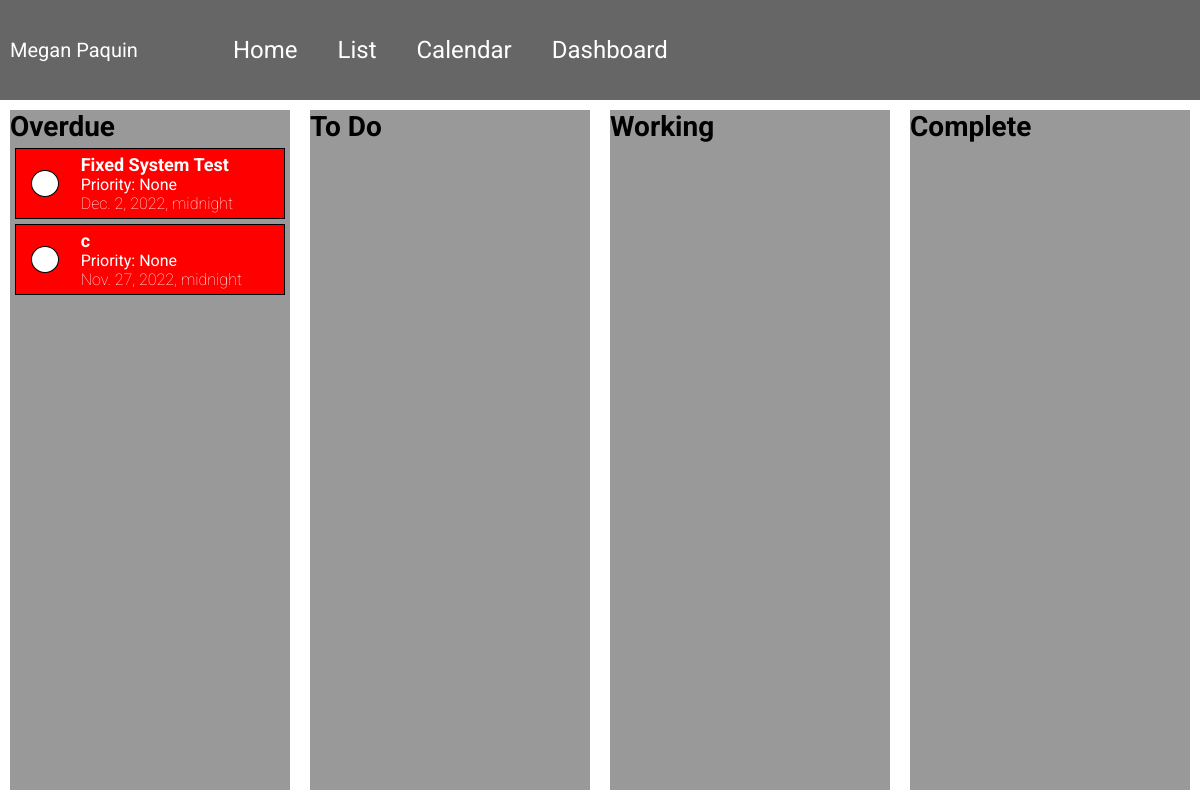
The page /list (signed in) on the database as committed earlier.
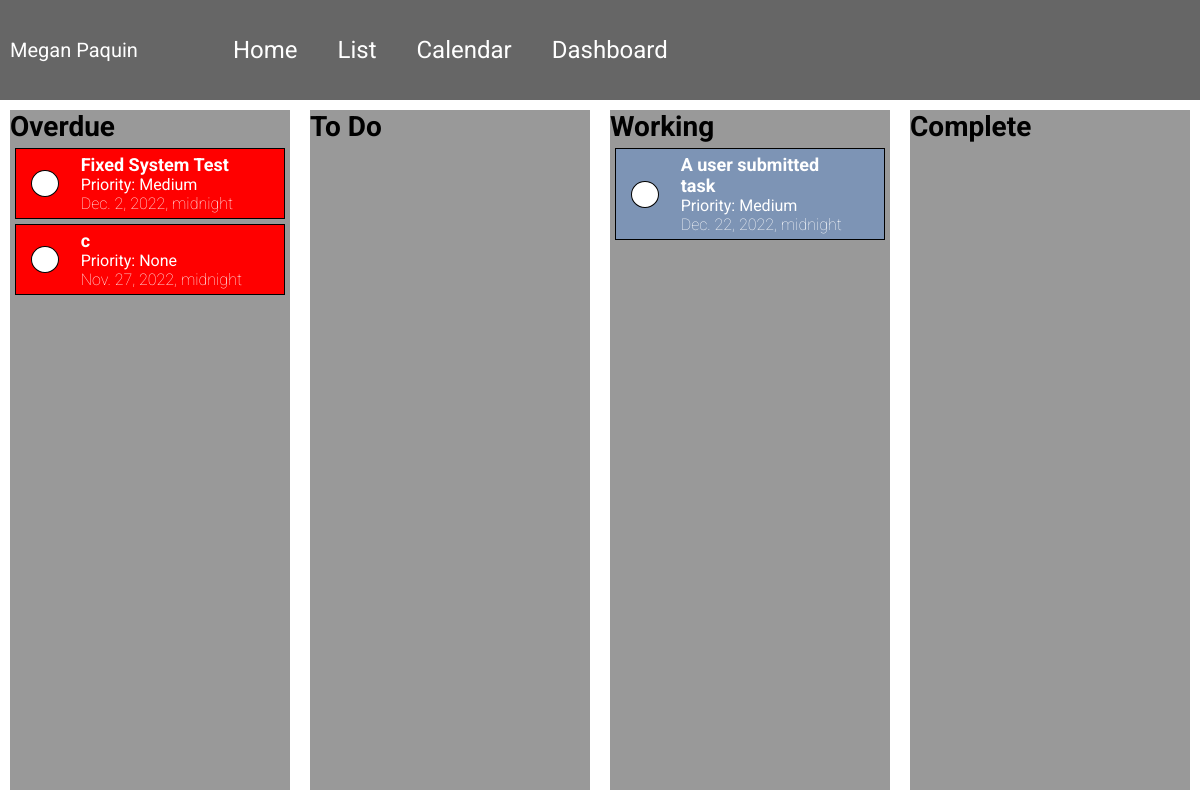
The same page on the database as committed later.
### accounts/models.py (models this page shows, shortened)
class CustomUser(AbstractBaseUser, PermissionsMixin):
    email = models.EmailField(_('email address'), unique=True)
    is_staff = models.BooleanField(default=False)
    is_active = models.BooleanField(default=True)
    date_joined = models.DateTimeField(default=timezone.now)
    USERNAME_FIELD = 'email'
    REQUIRED_FIELDS = []
    color = models.CharField(max_length=7, default="#FFFFFF")
    first_name = models.CharField(max_length=128)
    last_name = models.CharField(max_length=128)
    phone = models.CharField(max_length=9, null=True)
    image = models.ImageField(upload_to='images/')
    objects = CustomUserManager()

### tasks/models.py (models this page shows, shortened)
class Task(models.Model):
    task_name = models.CharField(max_length=120)
    task_summary = models.TextField()
    task_details = models.TextField()
    created_on = models.DateTimeField(auto_now_add=True)
    deadline = models.DateTimeField()
    assignee = models.ForeignKey(
        get_user_model(),
        on_delete=models.CASCADE,
        related_name="task_assignee"
    )
    author = models.ForeignKey(
        get_user_model(),
        on_delete=models.CASCADE,
        related_name="task_author"
    )
    status = models.ForeignKey(
        Status,
        on_delete=models.CASCADE,
        blank = True,
        null = True
    )
    project = models.ForeignKey(
        Project,
        on_delete=models.CASCADE,
        blank=True,
        null=True
    )
    priority = models.ForeignKey(
        Priority,
        on_delete=models.CASCADE,
        blank = True,
        null = True
    )

class Priority(models.Model):
    name = models.CharField(max_length=128)
    description = models.CharField(max_length=128)
    def __str__(self):
        return self.name

### pages/views.py (the view)
# urls.py: path('list', ListPageView.as_view(), name="list"),
class ListPageView(TemplateView):
    template_name = "pages/list.html"
    model = Task
    def get_context_data(self, **kwargs):
        context = super().get_context_data(**kwargs)
        assigned = Status.objects.get(name="assigned")
        context['assigned_tasks'] = Task.objects.filter(status=assigned).order_by('deadline').reverse().filter(deadline__gt=datetime.today()).filter
        progress = Status.objects.get(name="in-progress")
        context['progress_tasks'] = Task.objects.filter(status=progress).order_by('deadline').reverse()
        complete = Status.objects.get(name="complete")
        context['complete_tasks'] = Task.objects.filter(status=complete).order_by('deadline').reverse()
        context['overdue_tasks'] = Task.objects.filter(deadline__lt=datetime.today()).filter(~Q(status=complete))
        return context

### templates/pages/list.html (shortened to what this page needs)
{% extends 'base.html' %}
{% load static %}
{% block links %}
    <link rel="stylesheet" href="{% static 'css/list.css' %}" />
{% endblock links %}
{% block contents %}
<div class="row-container">
    <div class="overdue-section">
        <h3>Overdue</h3>
        {% for task in overdue_tasks %}
            {% if user == task.assignee %}
            <a href="{% url 'task-detail' task.id %}">
                <div class="task-overdue">
                    <span class="circle"></span>
                    <div class="row-container">
                        <p class="title">{{ task.task_name }}</p>
                        <p class="priority">Priority: {{ task.priority }}</p>
                        <p class="due">{{ task.deadline }}</p>
                    </div>
                </div>
            </a>
            {% endif %}
        {% endfor %}
    </div>
    <div class="todo-section">
        <h3>To Do</h3>
    </div>
    <div class="working-section ">
        <h3>Working</h3>
        {% for task in progress_tasks %}
            {% if user == task.assignee %}
            <a href="{% url 'task-detail' task.id %}">
                <div class="task-due">
                    <span class="circle"></span>
                    <div class="row-container">
                        <p class="title">{{ task.task_name }}</p>
                        <p class="priority">Priority: {{ task.priority }}</p>
                        <p class="due">{{ task.deadline }}</p>
                    </div>
                </div>
            </a>
            {% endif %}
        {% endfor %}
    </div>
    <div class="complete-section">
        <h3>Complete</h3>
    </div>
</div>
{% endblock contents %}

### templates/base.html (shortened to what this page needs)
{% load static %}
<!DOCTYPE html>
<html lang="en">
<head>
    {% block links %}
    {% endblock links %}
    <link rel="stylesheet" href="{% static 'css/base.css' %}">
    <link rel="stylesheet" href="{% static 'css/page-layout.css' %}">
</head>
<body>
    <div class="row-container">
        <div class="column-container column">
            <div class="row-container top-nav">
                <div class="name-group">
                    {% if user.is_authenticated %}
                        <span>{{ user.first_name }}</span>
                        <span>{{ user.last_name }}</span>
                    {% endif %}
                </div>
                <a href="{% url 'home' %}">Home</a>
                <a href="{% url 'list' %}">List</a>
                <a href="{% url 'calendar' %}">Calendar</a>
                <a href="{% url 'dashboard' %}">Dashboard</a>
            </div>
            <div class="column-container contents">
                {% block contents %}
                {% endblock contents %}
            </div>
        </div>
    </div>
</body>
</html>

### static/css/list.css (style rules this page uses)
.overdue-section { flex: 1; height: calc(100vh - 120px); background-color: #999; margin: 10px; overflow: scroll; scroll-behavior: auto; }
.todo-section { flex: 1; height: calc(100vh - 120px); background-color: #999; margin: 10px; overflow: scroll; scroll-behavior: auto; }
.working-section { flex: 1; height: calc(100vh - 120px); background-color: #999; margin: 10px; overflow: scroll; scroll-behavior: auto; }
.complete-section { flex: 1; height: calc(100vh - 120px); background-color: #999; margin: 10px; overflow: scroll; scroll-behavior: auto; }
.title { font-size: 18px; font-weight: bold; width: 80%; }
.priority { font-size: 16px; width: 80%; }
.due { font-size: 16px; font-weight: lighter; width: 80%; }
.circle { border: 1px solid black; background-color: #FFF; width: 30px; height: 25px; border-radius: 50%; margin-left: 10px; }
.task-overdue { display: flex; flex-direction: row; align-items: center; border: 1px solid black; padding: 5px; margin: 5px; background-color: red; }
.task-due { display: flex; flex-direction: row; align-items: center; border: 1px solid black; padding: 5px; margin: 5px; background-color: #7D94B5; }

### static/css/base.css (style rules this page uses)
* { padding: 0; margin: 0; }
html { padding: 0; margin-right: 0; }
body { background-color: #333333; font-family: 'Roboto', sans-serif; color: #FFF; }
h3 { font-size: 28px; }
.row-container { display: flex; width: 100%; flex-direction: row; flex-wrap: wrap; justify-content: center; align-items: center; margin: 0; padding: 0; }
.column-container { display: flex; width: 100%; flex-direction: column; align-content: left; margin: 0; padding: 0; }
a { text-decoration: none; color: #FFF; }

### static/css/page-layout.css (style rules this page uses)
.column { flex: 5; width: 100%; }
.top-nav { background-color: #666; height: 100px; font-size: 24px; justify-content: left; }
.contents { background-color: #fff; color: black; height: calc(100vh - 100px); }
.name-group { margin-left: 10px; margin-right: 75px; font-size: 20px; }
.top-nav a { margin: auto 20px; }

Rows that differ between the two databases and show on the page:
changed Task "Fixed System Test": priority "None" → "Medium"
added Task: task_name "A user submitted task", priority "Medium", deadline "Dec. 22, 2022, midnight", shown under "Working"
